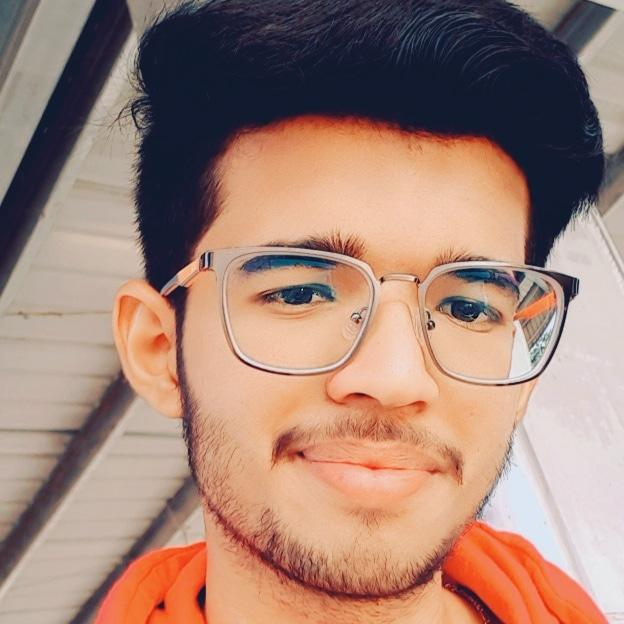
#> input picture Testimages/img2.jpg, 624 x 624 px
$ jupyter execute tester.ipynb
#> lines starting #> are read from the running program, lines starting #| are printed output that depends on the picture; after the words box and inside, x2 and y2 are one past the last pixel; in counts of white or black regions, pixels touching at a corner belong together; long printed decimals are rounded
### facerecognition.py
import cv2
import os
import numpy as np

#This module contains all common functions that are called in tester.py file


#Given an image below function returns rectangle for face detected alongwith gray scale image
def faceDetection(test_img):
    gray_img=cv2.cvtColor(test_img,cv2.COLOR_BGR2GRAY)#convert color image to grayscale
    face_haar_cascade=cv2.CascadeClassifier('D:/python project/data/haarcascade_frontalface_default.xml')#Load haar classifier
    faces=face_haar_cascade.detectMultiScale(gray_img,scaleFactor=1.32,minNeighbors=5)#detectMultiScale returns rectangles

    return faces,gray_img

#Given a directory below function returns part of gray_img which is face alongwith its label/ID
# [33 lines left out: functions labels_for_training_data, train_classifier, not called in this run]

#Below function draws bounding boxes around detected face in image
def draw_rect(test_img,face):
    (x,y,w,h)=face
    cv2.rectangle(test_img,(x,y),(x+w,y+h),(255,0,0),thickness=5)

#Below function writes name of person for detected label
def put_text(test_img,text,x,y):
    cv2.putText(test_img,text,(x,y),cv2.FONT_HERSHEY_DUPLEX,2,(255,0,0),4)

### tester.ipynb
[cell 1]
import cv2
import os
import numpy as np
import facerecognition as fr


#This module takes images  stored in diskand performs face recognition
test_img=cv2.imread('Testimages/img2.jpg')#test_img path
#> test_img is the input picture: shape (624, 624, 3); mean B, G, R 117.9, 131.1, 163.4
faces_detected,gray_img=fr.faceDetection(test_img)
#> in faceDetection, `gray_img=cv2.cvtColor(test_img,cv2.COLOR_BGR2GRAY)#convert color image..`:
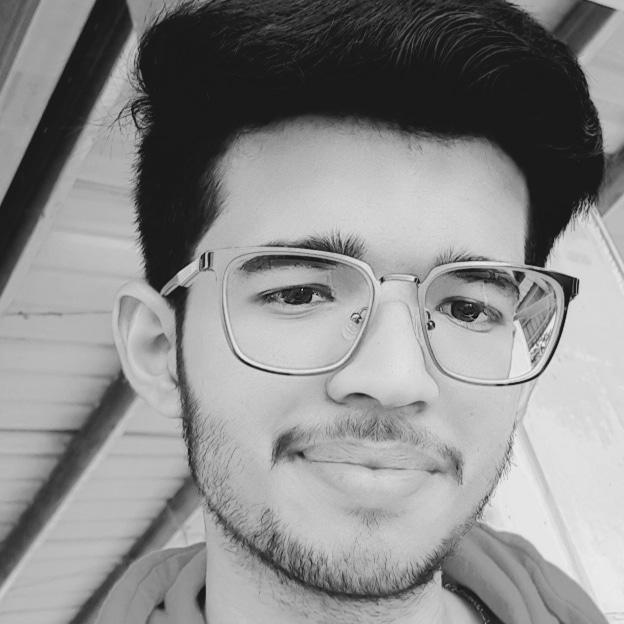
#> gray_img: shape (624, 624); min 5, max 241, mean 139.3
#> in faceDetection, `faces=face_haar_cascade.detectMultiScale(gray_img,scaleFactor=1.32,min..`: faces = [[169, 130, 414, 414]]
#> faces_detected = [[169, 130, 414, 414]]
print("faces_detected:",faces_detected)
#| faces_detected: [[169 130 414 414]]


#Comment belows lines when running this program second time.Since it saves training.yml file in directory
#run the below code once for training the data and no need run every time.


#faces,faceID=fr.labels_for_training_data('TrainingImages')
#recognizer=fr.train_classifier(faces, faceID)
#recognizer.save('trainingData.yml')


#Uncomment below line for subsequent runs
recognizer=cv2.face.LBPHFaceRecognizer_create()
recognizer.read('trainingData.yml')#use this to load training data for subsequent runs

name={0:"Kiran",1:"Anush"}#creating dictionary containing names for each label

for face in faces_detected:
    (x,y,w,h)=face
    roi_gray=gray_img[y:y+h,x:x+h]
    label,confidence=recognizer.predict(roi_gray)#predicting the label of given image
    print("confidence:",confidence)
    print("label:",label)
    fr.draw_rect(test_img,face)
    predicted_name=name[label]
    if(confidence>38):#If confidence more than 38 then don't print predicted face text on screen
        continue
    fr.put_text(test_img,predicted_name,x,y)
#> this loop made 1 pass
#> (label, confidence, predicted_name) on pass 1: (1, 36.92, 'Anush')
#| confidence: 36.920
#| label: 1
#> pass 1, `roi_gray=gray_img[y:y+h,x:x+h]`:
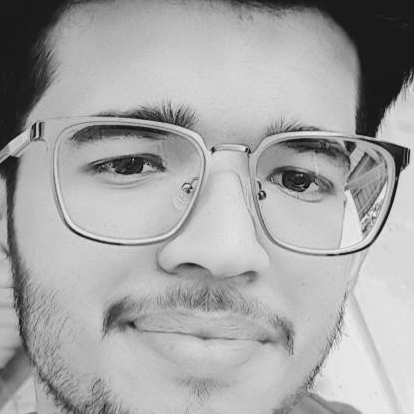
#> roi_gray: shape (414, 414); min 5, max 241, mean 165.4
#> after the loop:
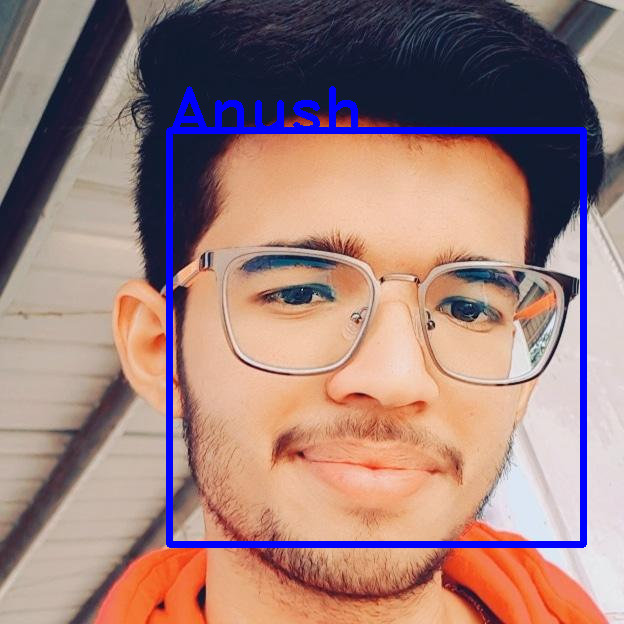
#> test_img: shape (624, 624, 3); 3.61% of pixels changed, all inside (x1, y1, x2, y2) = (166, 86, 587, 548)

resized_img=cv2.resize(test_img,(500,700))
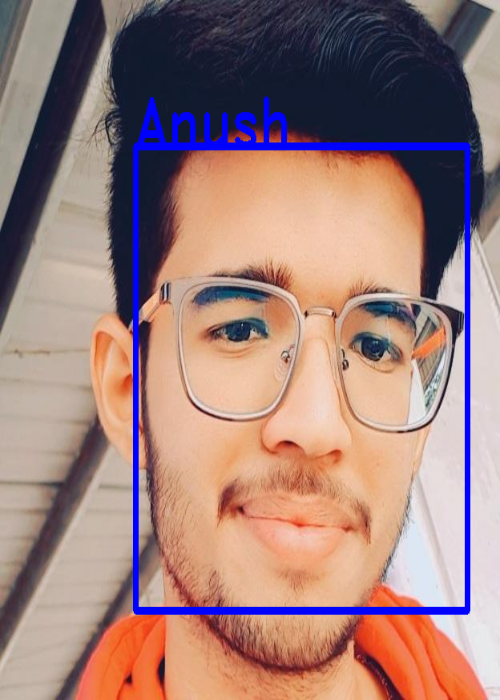
#> resized_img: shape (700, 500, 3); mean B, G, R 123.4, 127.2, 158.4
cv2.imshow("face dtecetion tutorial",resized_img)
cv2.waitKey(0)#Waits indefinitely until a key is pressed
cv2.destroyAllWindows

$ run again, with Testimages/img1.jpg copied over Testimages/img2.jpg
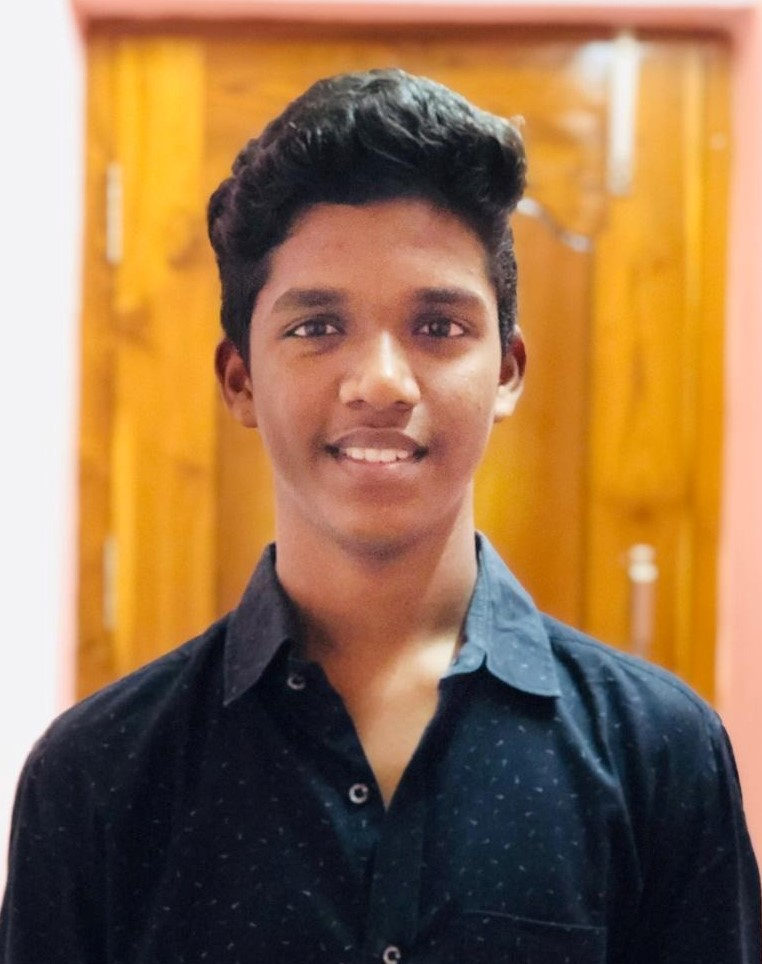
#> input picture Testimages/img1.jpg, 762 x 964 px
#> test_img is the input picture: shape (964, 762, 3); mean B, G, R 78.5, 113.7, 150.1
#> faces = [[211, 200, 330, 330]]
#| faces_detected: [[211 200 330 330]]
#> the loop `for face in faces_detected:` made 1 pass
#> (label, confidence, predicted_name) on pass 1: (0, 30.57, 'Kiran')
#> (printed output is left out)
#> pass 1, `roi_gray=gray_img[y:y+h,x:x+h]`:
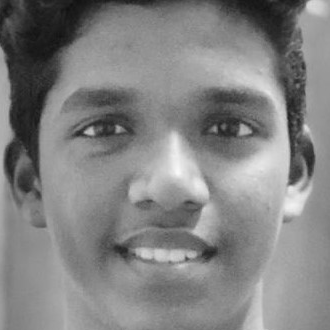
#> roi_gray: shape (330, 330); min 15, max 249, mean 130.1
#> `resized_img=cv2.resize(test_img,(500,700))`:
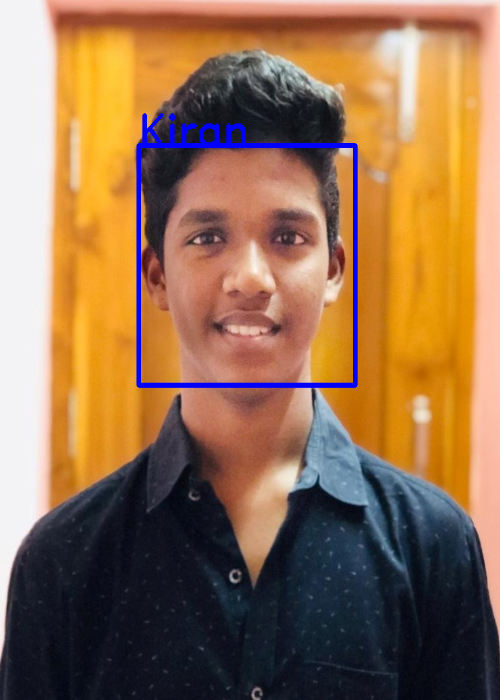
#> resized_img: shape (700, 500, 3); mean B, G, R 81.6, 112, 147.7
